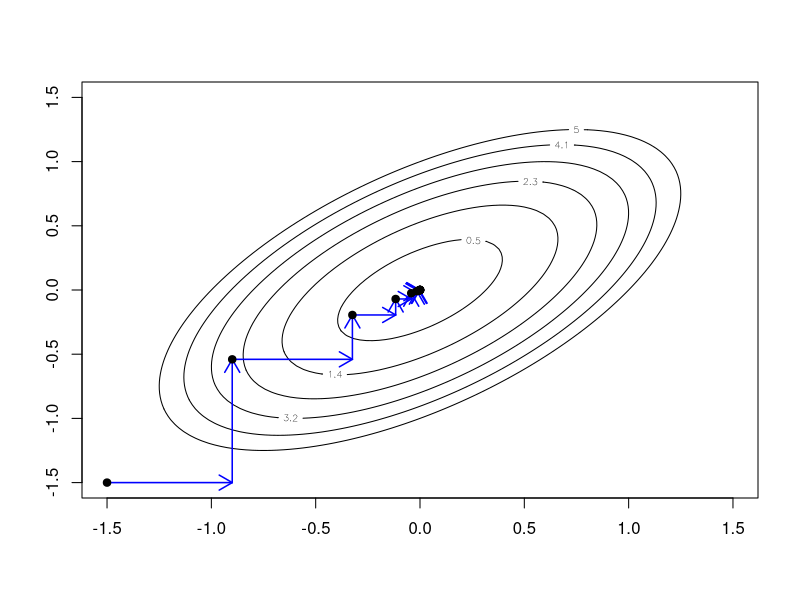
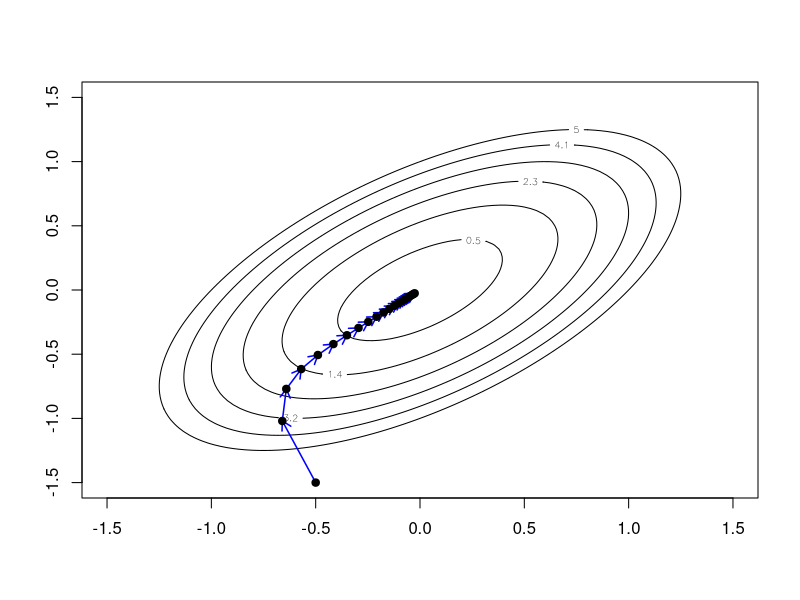
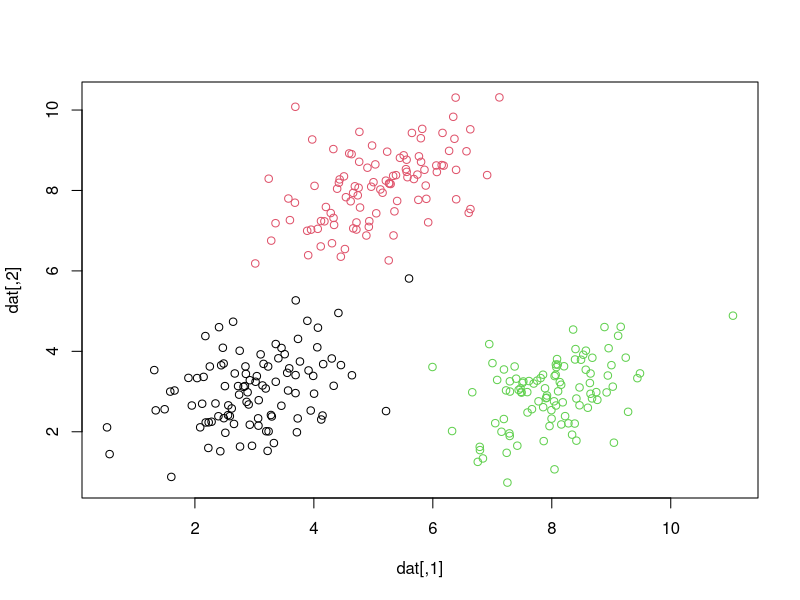
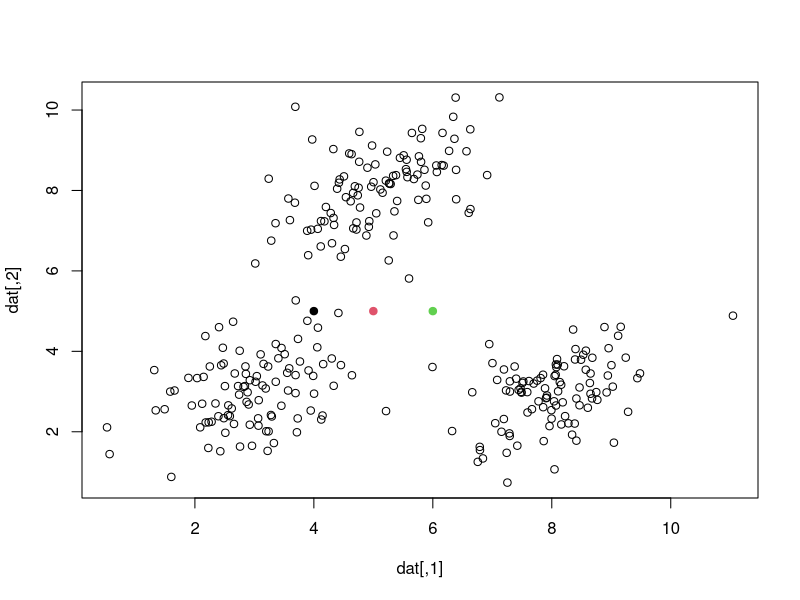
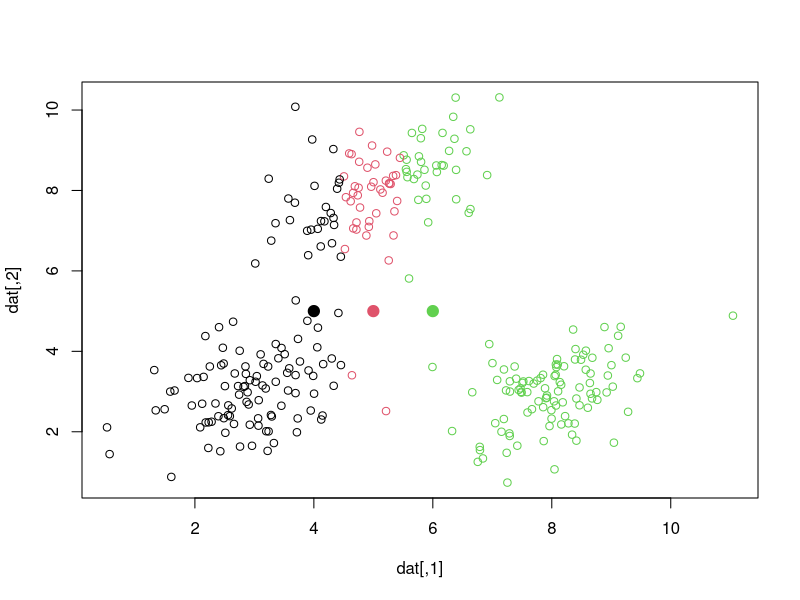
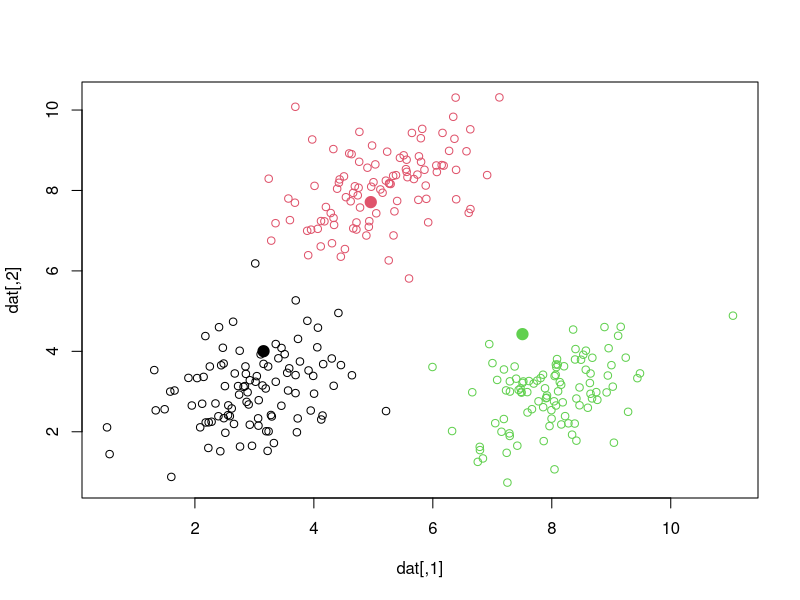
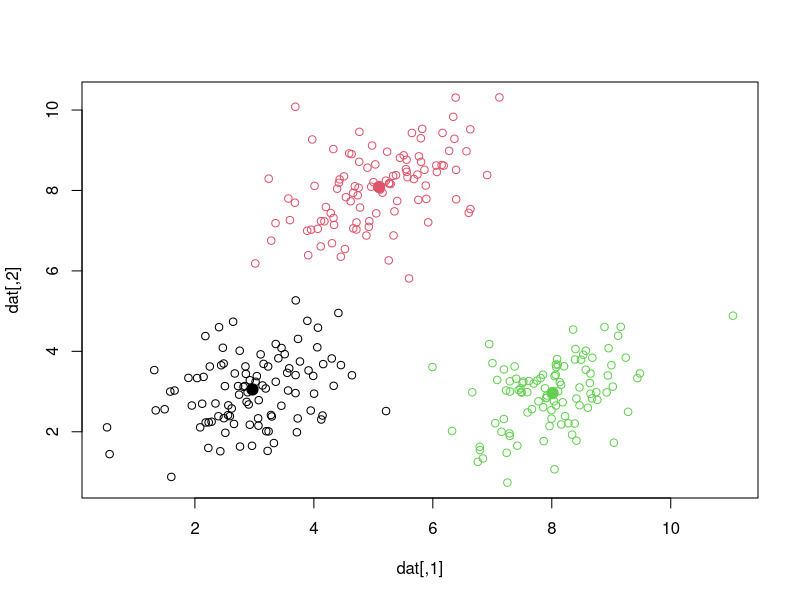
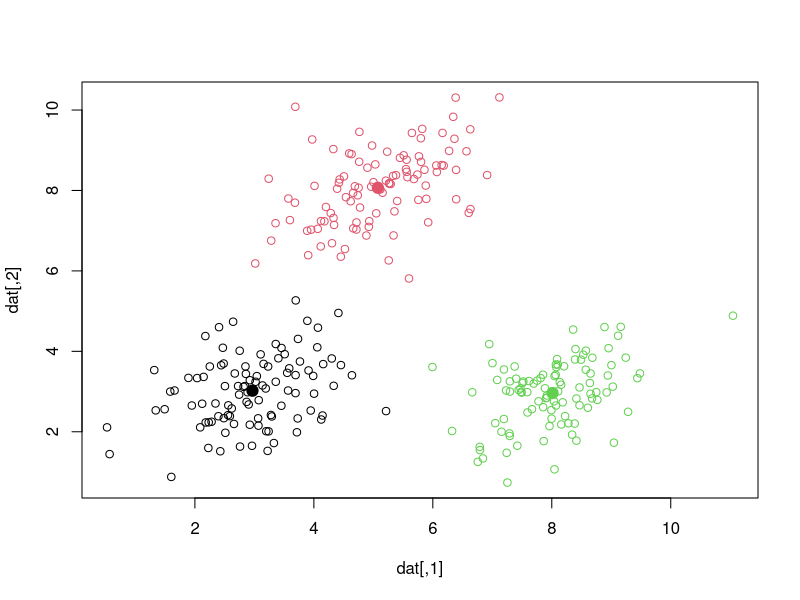

Recreate these plots in R, in order.
## ---- chunk 1
##### A modifcation of code provided by Eric Cai
golden = function(f, lower, upper, tolerance = 1e-5)
{
   golden.ratio = 2/(sqrt(5) + 1)

   ## Use the golden ratio to find the initial test points
   x1 <- lower + golden.ratio * (upper - lower)
   x2 <- upper - golden.ratio * (upper - lower)
   
   ## the arrangement of points is:
   ## lower ----- x2 --- x1 ----- upper

   ### Evaluate the function at the test points
   f1 <- f(x1)
   f2 <- f(x2)

   while (abs(upper - lower) > tolerance) {
        if (f2 > f1) {
        # the minimum is to the right of x2
        lower <- x2  # x2 becomes the new lower bound
        x2 <- x1     # x1 becomes the new x2
        f2 <- f1     # f(x1) now becomes f(x2)
        x1 <- lower + golden.ratio * (upper - lower)  
        f1 <- f(x1)  # calculate new x1 and f(x1)
        } else {
        # then the minimum is to the left of x1
        upper <- x1  # x1 becomes the new upper bound
        x1 <- x2     # x2 becomes the new x1
        f1 <- f2
        x2 <- upper - golden.ratio * (upper - lower)
        f2 <- f(x2)  # calculate new x2 and f(x2)
        }
    }
    (lower + upper)/2 # the returned value is the midpoint of the bounds
}
## ---- chunk 2
f <- function(x){ (x - 3)^2 }
golden(f, 0, 10)
## ---- chunk 3
#Generate a function, some data, and a contour map
g <- function(x,y) { 
    5 * x ^ 2 - 6 * x * y + 5 * y ^ 2
    }
x <- seq(-1.5,1.5, len=100)
y <- seq(-1.5,1.5, len=100)
z <- outer(x,y,g)
x_i <- -1.5
y_i <- -1.5
## ---- chunk 4
#create unidimensional functions, that will draw from a matrix of values that will continually be edited
fx<-function(x){
  g(x,y_i[i])
}
fy<-function(y){
  g(x_i[i+1],y)
}
contour(x,y,z, levels = seq(.5,5,by=.9)) # code to plot contour lines
#loop for adding values, x first then y, draw the arrows while we do the loop
for(i in 1:15){
  x_i[i+1]<-golden(fx,x_i[i],1.5)
  arrows(x_i[i], y_i[i], x_i[i+1], y_i[i],col="blue",code=2,length=0.15,lty=1,lwd=1.5,angle=30) 
  y_i[i+1]<-golden(fy,y_i[i],1.5)
  arrows(x_i[i+1], y_i[i], x_i[i+1], y_i[i+1],col="blue",code=2,length=0.15,lty=1,lwd=1.5,angle=30)
}
points(x_i,y_i,pch=19)
## ---- chunk 5
g <- function(x,y) { 
    5 * x ^ 2 - 6 * x * y + 5 * y ^ 2
    }
x <- seq(-1.5,1.5, len=100)
y <- seq(-1.5,1.5, len=100)
z <- outer(x,y,g)
contour(x,y,z, levels = seq(.5,5,by=.9)) # code to plot contour lines
x_i <- -0.5
y_i <- -1.5
alpha = 0.04

#solve for the gradient and put them into functions
x_grad<-function(x,y){
  10*x-6*y
}

y_grad<-function(x,y){
  10*y-6*x
}

#after figuring out how many loops it takes to converge, I set n to that number so my end matrix doesn't have any NA's
n<-21

#matrices to keep track of the points and gradients at those points
betamat <- matrix(NA, nrow=n+1, ncol=2)
betamat[1,1] <- x_i
betamat[1,2] <- y_i
betastep <- matrix(NA, nrow=n+1, ncol=2)
betastep[1,1] <- x_grad(x_i,y_i)
betastep[1,2] <- y_grad(x_i,y_i)

#for loop to descend along gradient, draws arrows as we go down as I did in Task 1
for(i in 1:n){
    b0step <- alpha * x_grad(x_i[i],y_i[i])
    b1step <- alpha * y_grad(x_i[i],y_i[i])
    x_i[i+1] <- x_i[i] - b0step
    y_i[i+1] <- y_i[i] - b1step
    betamat[i+1,1] <- x_i[i+1]
    betamat[i+1,2] <- y_i[i+1]
    arrows(betamat[i+1,1], betamat[i+1,2], betamat[i,1], betamat[i,2], col="blue",code=1,length=0.1,lty=1,lwd=1.5,angle=30)
    betastep[i+1,1] <- b0step
    betastep[i+1,2] <- b1step
    converge_x <- betastep[i,1]-betastep[i+1,1]
    converge_y <- betastep[i,2]-betastep[i+1,2]
    if( abs(converge_x) < 0.001 | abs(converge_y) < 0.001) {
      break
    }
}
points(betamat[,1],betamat[,2],pch=19)
## ---- chunk 6
set.seed(2016)
library(mvtnorm)
cv <- matrix(c(.8,.4,.4,.8), ncol=2)
j <- rmvnorm(100, mean = c(3,3), sigma = cv)
k <- rmvnorm(100, mean = c(5,8), sigma = cv)
l <- rmvnorm(100, mean = c(8,3), sigma = cv)
dat <- rbind(j,k,l)
true_groups <- as.factor(c(rep("j",100),rep("k",100),rep("l",100) ))
plot(dat, col=true_groups)

means <- rbind(c(4,5), c(5,5), c(6,5)) # matrix of starting means
groupings = as.factor(rep(1,300))  #initial groupings that you will need to update
plot(dat, col = groupings)  # initial plot
points(means, col = as.factor(1:3), pch = 19) # add dots for the means
## ---- chunk 7
#create a distance function that returns one of three values, 1 for the black point, 2 for the red point, 3 for the green point
dist<-function(dat,means){
  dist1<-sqrt((dat[i,1]-means[1,1])^2+(dat[i,2]-means[1,2])^2)
  dist2<-sqrt((dat[i,1]-means[2,1])^2+(dat[i,2]-means[2,2])^2)
  dist3<-sqrt((dat[i,1]-means[3,1])^2+(dat[i,2]-means[3,2])^2)
  small<-min(c(dist1,dist2,dist3))
  if (small==dist1)
  {
    return(1)
  }
  if (small==dist2)
  {
    return(2)
  }
  if (small==dist3)
  {
    return(3)
  }
}

for(j in 1:6){
  cluster<-as.matrix(NA,nrow=300,ncol=1)
  for(i in 1:300){
    cluster[i]<-dist(dat,means)
  }
    dat2<-cbind(dat,cluster)
    groups<-as.factor(cluster)
    plot(dat,col=groups)
    points(means,col=as.factor(1:3),pch=19,cex=1.5)
    dat2<-as.data.frame(dat2)
    meansx<-tapply(dat2$V1,dat2$cluster,FUN=mean)
    meansy<-tapply(dat2$V2,dat2$cluster,FUN=mean)
    means<-t(rbind(meansx,meansy))
}
#confusion matrix, 1 error and it is the a point near (5.8,6) where it is black in the original but is blatantly closer to the top cluster
print(table(groups,true_groups))
## ---- chunk 8
set.seed(2016)
library(mvtnorm)
cv <- matrix(c(1,.1,.1,1), ncol=2)
j <- rmvnorm(200, mean = c(3,12), sigma = .5*cv)
k <- rmvnorm(600, mean = c(8,8), sigma = 4*cv)
l <- rmvnorm(200, mean = c(12,12), sigma = .5*cv)
dat <- rbind(j,k,l)
true_groups <- as.factor(c(rep("j",200),rep("k",600),rep("l",200) ))
plot(dat)
## ---- chunk 9
N <- dim(dat)[1]  # number of data points
alpha <- c(0.2,0.3,0.5)  # arbitrary starting mixing parameters
mu <- matrix(  # arbitrary means
    c(5,8,
      7,8,
      9,8),
    nrow = 3, byrow=TRUE
)
sig1 <- matrix(c(1,0,0,1), nrow=2)  # three arbitrary covariance matrices
sig2 <- matrix(c(1,0,0,1), nrow=2)
sig3 <- matrix(c(1,0,0,1), nrow=2)
## write your code here


#E-STEP-----evaluate weights/responsibilities
weights<-matrix(0,nrow=1000,ncol=3)
weights[1:1000,1]<-(alpha[1]*dmvnorm(dat,mu[1,],sig1)) / (alpha[1]*dmvnorm(dat,mu[1,],sig1) + 
                                                          alpha[2]*dmvnorm(dat,mu[2,],sig2) + 
                                                          alpha[3]*dmvnorm(dat,mu[3,],sig3) )
  
weights[1:1000,2]<-(alpha[2]*dmvnorm(dat,mu[2,],sig2)) / (alpha[1]*dmvnorm(dat,mu[1,],sig1) + 
                                                          alpha[2]*dmvnorm(dat,mu[2,],sig2) + 
                                                          alpha[3]*dmvnorm(dat,mu[3,],sig3) )
  
weights[1:1000,3]<-(alpha[3]*dmvnorm(dat,mu[3,],sig3)) / (alpha[1]*dmvnorm(dat,mu[1,],sig1) + 
                                                          alpha[2]*dmvnorm(dat,mu[2,],sig2) + 
                                                          alpha[3]*dmvnorm(dat,mu[3,],sig3) )

 
#M-Step
Nk <- colSums(weights)

#new mixing parameter
alpha2<-Nk/N

#new mu
mu2<-matrix(rep(0,6),nrow=3)
mu2[1,]<- colSums(dat[1:1000,1:2]*weights[1:1000,1]) / Nk[1]
mu2[2,]<- colSums(dat[1:1000,1:2]*weights[1:1000,2]) / Nk[2]
mu2[3,]<- colSums(dat[1:1000,1:2]*weights[1:1000,3]) / Nk[3]

#new covariance matrices
cov1<-matrix(rep(0,4),nrow=2)
cov2<-matrix(rep(0,4),nrow=2)
cov3<-matrix(rep(0,4),nrow=2)

#have to use loop to figure out covariance matrix
for(i in 1:1000){
  cov1<- cov1 + weights[i,1]*((dat[i,]-mu2[1,])%*%t((dat[i,]-mu2[1.])))
  cov2<- cov2 + weights[i,2]*((dat[i,]-mu2[2,])%*%t((dat[i,]-mu2[2,])))
  cov3<- cov3 + weights[i,3]*((dat[i,]-mu2[3,])%*%t((dat[i,]-mu2[3,])))
}

newsigma1<-cov1/Nk[1]
newsigma2<-cov2/Nk[2]
newsigma3<-cov3/Nk[3]

counter<-0
while(TRUE)
{
  #attain a new mu
  mu<-mu2
  
  #attain new covariance matrices 
  sig1<-newsigma1
  sig2<-newsigma2
  sig3<-newsigma3
  
  #get new mixing parameters
  alpha<-alpha2

  #LOOP IN WEIGHTS, E-STEP
  #Evaluate log-likelihood/E-step
  weights[1:1000,1]<-(alpha[1]*dmvnorm(dat,mu[1,],sig1)) / (alpha[1]*dmvnorm(dat,mu[1,],sig1) + 
                                                            alpha[2]*dmvnorm(dat,mu[2,],sig2) + 
                                                            alpha[3]*dmvnorm(dat,mu[3,],sig3) )
  
  weights[1:1000,2]<-(alpha[2]*dmvnorm(dat,mu[2,],sig2)) / (alpha[1]*dmvnorm(dat,mu[1,],sig1) + 
                                                            alpha[2]*dmvnorm(dat,mu[2,],sig2) + 
                                                            alpha[3]*dmvnorm(dat,mu[3,],sig3) )
  
  weights[1:1000,3]<-(alpha[3]*dmvnorm(dat,mu[3,],sig3)) / (alpha[1]*dmvnorm(dat,mu[1,],sig1) + 
                                                            alpha[2]*dmvnorm(dat,mu[2,],sig2) + 
                                                            alpha[3]*dmvnorm(dat,mu[3,],sig3) )

  #LOOP IN M-Step
  Nk <- colSums(weights) #New column sum of weights
  alpha2<-Nk/N              #New mixing parameter

  #new mu
  mu2<-matrix(rep(0,6),nrow=3)
  mu2[1,]<- colSums(dat*weights[1:1000,1]) / Nk[1]
  mu2[2,]<- colSums(dat*weights[1:1000,2]) / Nk[2]
  mu2[3,]<- colSums(dat*weights[1:1000,3]) / Nk[3]

  #new covariance matrices
  cov1<-matrix(rep(0,4),nrow=2)
  cov2<-matrix(rep(0,4),nrow=2)
  cov3<-matrix(rep(0,4),nrow=2)

  for(i in 1:1000){
    cov1<- cov1 + weights[i,1]*((dat[i,]-mu2[1,])%*%t((dat[i,]-mu2[1,])))
    cov2<- cov2 + weights[i,2]*((dat[i,]-mu2[2,])%*%t((dat[i,]-mu2[2,])))
    cov3<- cov3 + weights[i,3]*((dat[i,]-mu2[3,])%*%t((dat[i,]-mu2[3,])))
  }
  
  newsigma1<-cov1/Nk[1]
  newsigma2<-cov2/Nk[2]
  newsigma3<-cov3/Nk[3]
  
  #count the number of iterations
  counter<-counter+1
  
  #BREAK when convergence is reached
  if(isTRUE(all.equal(newsigma1,sig1))| 
     isTRUE(all.equal(newsigma2,sig2))| 
     isTRUE(all.equal(newsigma3,sig3))| 
     isTRUE(all.equal(mu2,mu))         ) break
}
